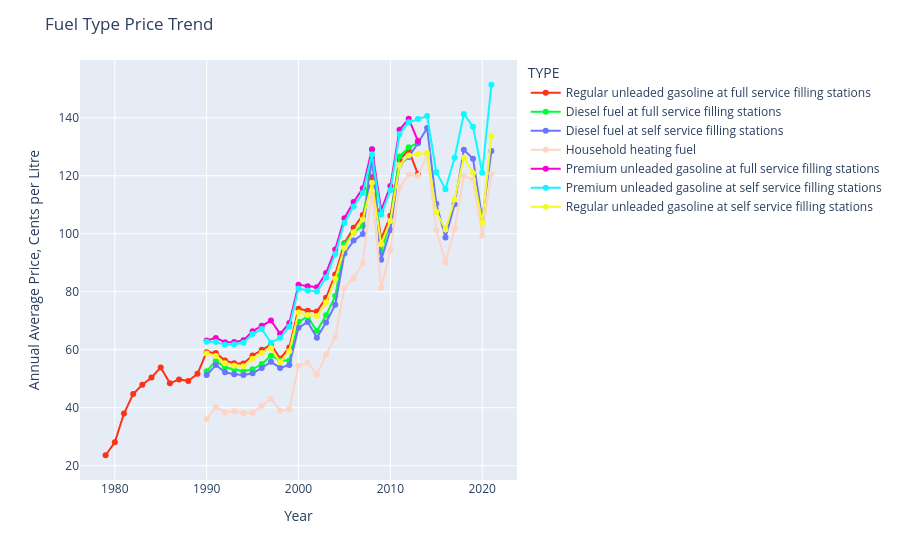

The code cell stored with this chart in its notebook:
### Code cell
fig = px.line(type_gas,
                   x='Year', y = "Type", 
                   color = "TYPE", color_discrete_sequence=px.colors.qualitative.Light24)
fig.update_traces(mode='markers+lines')
fig.update_layout(
    title="Fuel Type Price Trend",
    xaxis_title="Year",
    yaxis_title="Annual Average Price, Cents per Litre")
fig.show()

### Figure 1 — Plotly figure (JSON) as saved in the notebook; plotly's stock layout.template omitted (floating-point values rounded to 4 significant figures)
{"data": [{"hovertemplate": "TYPE=Regular unleaded gasoline at full service filling stations<br>Year=%{x}<br>Type=%{y}<extra></extra>", "legendgroup": "Regular unleaded gasoline at full service filling stations", "line": {"color": "#FD3216", "dash": "solid"}, "marker": {"symbol": "circle"}, "mode": "markers+lines", "name": "Regular unleaded gasoline at full service filling stations", "orientation": "v", "showlegend": true, "type": "scatter", "x": [1979, 1980, 1981, 1982, 1983, 1984, 1985, 1986, 1987, 1988, 1989, 1990, 1991, 1992, 1993, 1994, 1995, 1996, 1997, 1998, 1999, 2000, 2001, 2002, 2003, 2004, 2005, 2006, 2007, 2008, 2009, 2010, 2011, 2012, 2013], "xaxis": "x", "y": [23.6, 28.07, 38, 44.7, 47.9, 50.44, 53.9, 48.41, 49.76, 49.22, 51.7, 59.15, 58.89, 56.26, 55.36, 55.26, 58.02, 59.97, 61.78, 56.91, 60.77, 74.12, 73.44, 73.14, 77.88, 85.98, 96.74, 102.0, 106.5, 119.5, 98.15, 106.2, 125.5, 128.8, 120.6], "yaxis": "y"}, {"hovertemplate": "TYPE=Diesel fuel at full service filling stations<br>Year=%{x}<br>Type=%{y}<extra></extra>", "legendgroup": "Diesel fuel at full service filling stations", "line": {"color": "#00FE35", "dash": "solid"}, "marker": {"symbol": "circle"}, "mode": "markers+lines", "name": "Diesel fuel at full service filling stations", "orientation": "v", "showlegend": true, "type": "scatter", "x": [1990, 1991, 1992, 1993, 1994, 1995, 1996, 1997, 1998, 1999, 2000, 2001, 2002, 2003, 2004, 2005, 2006, 2007, 2008, 2009, 2010, 2011, 2012, 2013], "xaxis": "x", "y": [52.53, 56.22, 53.96, 53.19, 52.59, 53.26, 55.06, 57.95, 56.35, 56.24, 69.67, 71.31, 66.42, 71.85, 78.48, 96.39, 100.5, 102.8, 129.1, 93.7, 104.3, 126.7, 129.8, 131.3], "yaxis": "y"}, {"hovertemplate": "TYPE=Diesel fuel at self service filling stations<br>Year=%{x}<br>Type=%{y}<extra></extra>", "legendgroup": "Diesel fuel at self service filling stations", "line": {"color": "#6A76FC", "dash": "solid"}, "marker": {"symbol": "circle"}, "mode": "markers+lines", "name": "Diesel fuel at self service filling stations", "orientation": "v", "showlegend": true, "type": "scatter", "x": [1990, 1991, 1992, 1993, 1994, 1995, 1996, 1997, 1998, 1999, 2000, 2001, 2002, 2003, 2004, 2005, 2006, 2007, 2008, 2009, 2010, 2011, 2012, 2013, 2014, 2015, 2016, 2017, 2018, 2019, 2020, 2021], "xaxis": "x", "y": [51.24, 54.71, 52.24, 51.52, 51.28, 51.89, 53.69, 55.81, 53.73, 54.74, 67.54, 69.59, 64.12, 69.39, 75.54, 93.15, 97.63, 99.9, 126.3, 91.04, 101.3, 123.6, 126.5, 131.2, 136.5, 110.4, 98.7, 110.2, 128.9, 125.9, 105.2, 128.5], "yaxis": "y"}, {"hovertemplate": "TYPE=Household heating fuel<br>Year=%{x}<br>Type=%{y}<extra></extra>", "legendgroup": "Household heating fuel", "line": {"color": "#FED4C4", "dash": "solid"}, "marker": {"symbol": "circle"}, "mode": "markers+lines", "name": "Household heating fuel", "orientation": "v", "showlegend": true, "type": "scatter", "x": [1990, 1991, 1992, 1993, 1994, 1995, 1996, 1997, 1998, 1999, 2000, 2001, 2002, 2003, 2004, 2005, 2006, 2007, 2008, 2009, 2010, 2011, 2012, 2013, 2014, 2015, 2016, 2017, 2018, 2019, 2020, 2021], "xaxis": "x", "y": [36.05, 40.18, 38.4, 38.86, 38.21, 38.27, 40.7, 43, 38.97, 39.55, 54.47, 55.53, 51.34, 58.36, 64.47, 81.27, 84.76, 89.89, 114.8, 81.38, 94.24, 116.0, 120.4, 119.9, 127.3, 101.2, 90.13, 101.8, 120.0, 118.6, 99.35, 120.6], "yaxis": "y"}, {"hovertemplate": "TYPE=Premium unleaded gasoline at full service filling stations<br>Year=%{x}<br>Type=%{y}<extra></extra>", "legendgroup": "Premium unleaded gasoline at full service filling stations", "line": {"color": "#FE00CE", "dash": "solid"}, "marker": {"symbol": "circle"}, "mode": "markers+lines", "name": "Premium unleaded gasoline at full service filling stations", "orientation": "v", "showlegend": true, "type": "scatter", "x": [1990, 1991, 1992, 1993, 1994, 1995, 1996, 1997, 1998, 1999, 2000, 2001, 2002, 2003, 2004, 2005, 2006, 2007, 2008, 2009, 2010, 2011, 2012, 2013], "xaxis": "x", "y": [63.18, 64.08, 62.6, 62.66, 63.22, 66.38, 68.25, 70.07, 65.48, 69.19, 82.39, 81.91, 81.55, 86.45, 94.57, 105.4, 111.0, 115.7, 129.2, 108.1, 116.4, 135.8, 139.6, 132.0], "yaxis": "y"}, {"hovertemplate": "TYPE=Premium unleaded gasoline at self service filling stations<br>Year=%{x}<br>Type=%{y}<extra></extra>", "legendgroup": "Premium unleaded gasoline at self service filling stations", "line": {"color": "#0DF9FF", "dash": "solid"}, "marker": {"symbol": "circle"}, "mode": "markers+lines", "name": "Premium unleaded gasoline at self service filling stations", "orientation": "v", "showlegend": true, "type": "scatter", "x": [1990, 1991, 1992, 1993, 1994, 1995, 1996, 1997, 1998, 1999, 2000, 2001, 2002, 2003, 2004, 2005, 2006, 2007, 2008, 2009, 2010, 2011, 2012, 2013, 2014, 2015, 2016, 2017, 2018, 2019, 2020, 2021], "xaxis": "x", "y": [62.73, 62.62, 61.68, 61.86, 62.37, 65.4, 67.13, 62.42, 64.12, 67.9, 81.14, 80.43, 80.07, 84.9, 93.04, 103.8, 109.4, 114.0, 127.3, 106.6, 115, 134.4, 138.4, 139.5, 140.6, 121.2, 115.4, 126.2, 141.3, 136.9, 121.0, 151.4], "yaxis": "y"}, {"hovertemplate": "TYPE=Regular unleaded gasoline at self service filling stations<br>Year=%{x}<br>Type=%{y}<extra></extra>", "legendgroup": "Regular unleaded gasoline at self service filling stations", "line": {"color": "#F6F926", "dash": "solid"}, "marker": {"symbol": "circle"}, "mode": "markers+lines", "name": "Regular unleaded gasoline at self service filling stations", "orientation": "v", "showlegend": true, "type": "scatter", "x": [1990, 1991, 1992, 1993, 1994, 1995, 1996, 1997, 1998, 1999, 2000, 2001, 2002, 2003, 2004, 2005, 2006, 2007, 2008, 2009, 2010, 2011, 2012, 2013, 2014, 2015, 2016, 2017, 2018, 2019, 2020, 2021], "xaxis": "x", "y": [58.7, 57.8, 55.35, 54.49, 54.27, 56.92, 58.87, 60.55, 55.7, 59.51, 72.83, 72, 71.62, 76.27, 84.45, 95.2, 100.5, 104.9, 117.6, 96.41, 104.4, 123.6, 127.0, 127.5, 127.8, 107.6, 101.5, 111.8, 126.3, 120.9, 103.8, 133.7], "yaxis": "y"}], "layout": {"legend": {"title": {"text": "TYPE"}, "tracegroupgap": 0}, "margin": {"t": 60}, "title": {"text": "Fuel Type Price Trend"}, "xaxis": {"anchor": "y", "domain": [0, 1], "title": {"text": "Year"}}, "yaxis": {"anchor": "x", "domain": [0, 1], "title": {"text": "Annual Average Price, Cents per Litre"}}}}
